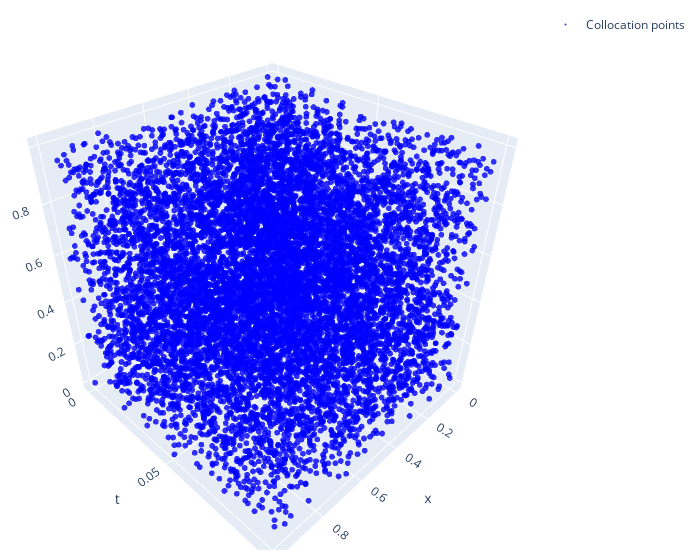
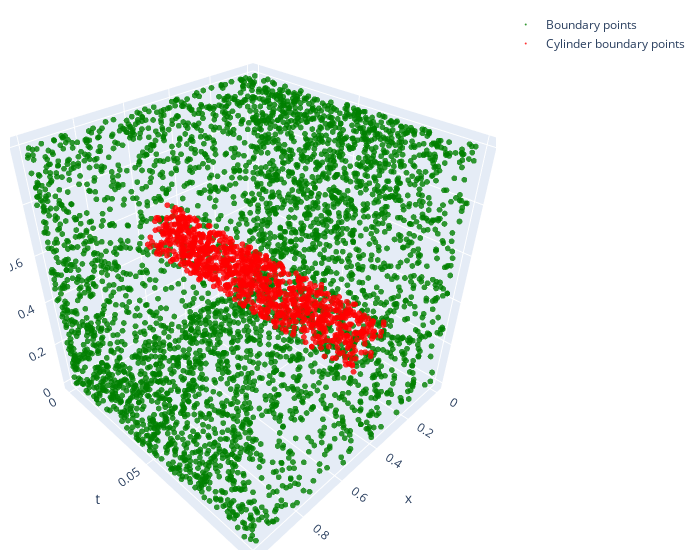

These figures' notebook cell, in order:
### Code cell
import plotly.graph_objects as go

def plot_batch():

    xf, yf, tf, xc, yc, tc, xb_left, yb_left, tb_left, xb_right, yb_right, tb_right, xb_up, yb_up, tb_up, xb_down, yb_down, tb_down = map(lambda x: x.detach(), get_batch(Nf, Nc, Nb))

    xb = np.concatenate((xb_left.detach().numpy(), xb_right.detach().numpy(), xb_up.detach().numpy(), xb_down.detach().numpy()))
    yb = np.concatenate((yb_left.detach().numpy(), yb_right.detach().numpy(), yb_up.detach().numpy(), yb_down.detach().numpy()))
    tb = np.concatenate((tb_left.detach().numpy(), tb_right.detach().numpy(), tb_up.detach().numpy(), tb_down.detach().numpy()))

    fig1 = go.Figure(
        data = [
                go.Scatter3d(
                    x=xf,
                    y=tf,
                    z=yf,
                    mode='markers',
                    marker=dict(
                        size=2,
                        color="blue",
                        colorscale='Viridis',
                        opacity=0.8),
                    name="Collocation points",
                    showlegend=True)])

    fig2 = go.Figure(
        data = [
                go.Scatter3d(
                    x=xb,
                    y=tb,
                    z=yb,
                    mode='markers',
                    marker=dict(
                        size=2,
                        color="green",
                        colorscale='Viridis',
                        opacity=0.8),
                        name="Boundary points",
                        showlegend=True),
                go.Scatter3d(
                    x=xc,
                    y=tc,
                    z=yc,
                    mode='markers',
                    marker=dict(
                        size=2,
                        color="red",
                        colorscale='Viridis',
                        opacity=0.8),
                    name="Cylinder boundary points",
                    showlegend=True)])

    # Updating titles and labels
    for fig in [fig1, fig2]:
        fig.update_layout(
            scene=dict(
                xaxis_title='x',
                yaxis_title='t',
                zaxis_title='y'
            ),
            width=700,
            margin=dict(r=20, b=10, l=10, t=10))
        # Show the plot
        fig.show()

plot_batch()

### Figure 1 — Plotly figure (JSON) as saved in the notebook; plotly's stock layout.template omitted (floating-point values rounded to 4 significant figures; data arrays with more than 128 entries replaced by an {"elided": "..."} marker saying what was removed)
{"data": [{"marker": {"color": "blue", "colorscale": [[0, "#440154"], [0.1111, "#482878"], [0.2222, "#3e4989"], [0.3333, "#31688e"], [0.4444, "#26828e"], [0.5556, "#1f9e89"], [0.6667, "#35b779"], [0.7778, "#6ece58"], [0.8889, "#b5de2b"], [1, "#fde725"]], "opacity": 0.8, "size": 2}, "mode": "markers", "name": "Collocation points", "showlegend": true, "type": "scatter3d", "x": {"elided": "10000 float values"}, "y": {"elided": "10000 float values"}, "z": {"elided": "10000 float values"}}], "layout": {"margin": {"b": 10, "l": 10, "r": 20, "t": 10}, "scene": {"xaxis": {"title": {"text": "x"}}, "yaxis": {"title": {"text": "t"}}, "zaxis": {"title": {"text": "y"}}}, "width": 700}}

### Figure 2 — Plotly figure (JSON) as saved in the notebook; plotly's stock layout.template omitted (floating-point values rounded to 4 significant figures; data arrays with more than 128 entries replaced by an {"elided": "..."} marker saying what was removed)
{"data": [{"marker": {"color": "green", "colorscale": [[0, "#440154"], [0.1111, "#482878"], [0.2222, "#3e4989"], [0.3333, "#31688e"], [0.4444, "#26828e"], [0.5556, "#1f9e89"], [0.6667, "#35b779"], [0.7778, "#6ece58"], [0.8889, "#b5de2b"], [1, "#fde725"]], "opacity": 0.8, "size": 2}, "mode": "markers", "name": "Boundary points", "showlegend": true, "type": "scatter3d", "x": {"elided": "4000 float values"}, "y": {"elided": "4000 float values"}, "z": {"elided": "4000 float values"}}, {"marker": {"color": "red", "colorscale": [[0, "#440154"], [0.1111, "#482878"], [0.2222, "#3e4989"], [0.3333, "#31688e"], [0.4444, "#26828e"], [0.5556, "#1f9e89"], [0.6667, "#35b779"], [0.7778, "#6ece58"], [0.8889, "#b5de2b"], [1, "#fde725"]], "opacity": 0.8, "size": 2}, "mode": "markers", "name": "Cylinder boundary points", "showlegend": true, "type": "scatter3d", "x": {"elided": "1000 float values"}, "y": {"elided": "1000 float values"}, "z": {"elided": "1000 float values"}}], "layout": {"margin": {"b": 10, "l": 10, "r": 20, "t": 10}, "scene": {"xaxis": {"title": {"text": "x"}}, "yaxis": {"title": {"text": "t"}}, "zaxis": {"title": {"text": "y"}}}, "width": 700}}
